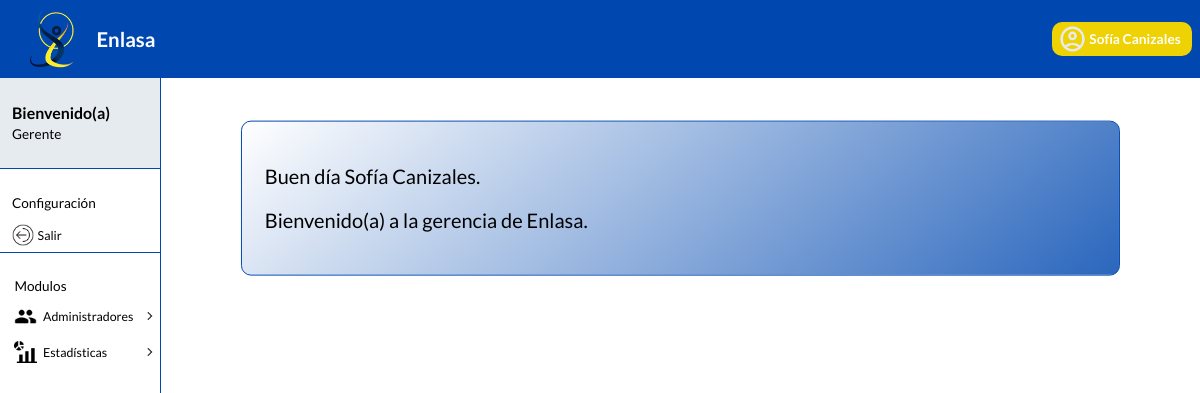
Before: /gerente/ (signed in) with the older database file.
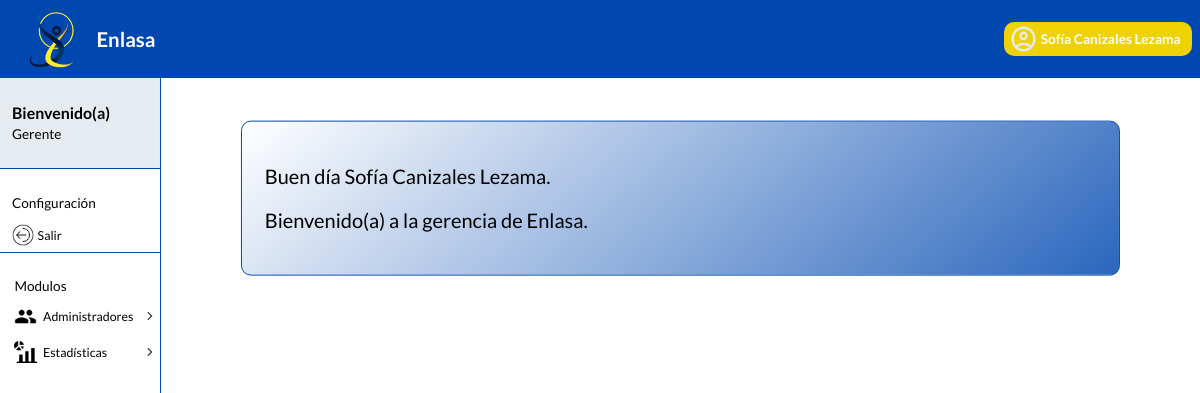
After: the same page with the newer database file.
### home/models.py (models this page shows, shortened)
class  Usuario(AbstractBaseUser, PermissionsMixin):
    ROL = [ #creación de la enumeración de tipo de rol
        ('CLIENTE', 'Cliente'),
        ('GERENTE', 'Gerente'),
        ('ADMINISTRADOR', 'Administrador')
    ]
    num_documento = models.IntegerField( primary_key = True, unique=True)
    rol = models.CharField(max_length = 14, choices = ROL)
    nombre = models.CharField(max_length = 50)
    email = models.EmailField(max_length = 50)
    password = models.CharField(max_length = 8)
    REQUIRED_FIELDS = ['rol']
    USERNAME_FIELD = 'num_documento'
    objects = UsuarioManager()

### home/views.py (the view)
# urls.py: path('gerente/', views.principalGerente, name='gerente_principal'),
@login_required
def principalGerente(request):
    return render(request, 'gerente/principal.html')

### home/templates/gerente/principal.html
{% extends 'layouts/baseGerente.html' %}
{% block content %}
<section class="bienvenida">
    <p>Buen día {{ user.nombre }}.</p>
    <p>Bienvenido(a) a la gerencia de Enlasa.</p>
</section>
{% endblock %}

### home/templates/layouts/baseGerente.html (shortened to what this page needs)
{% load static %}
<!DOCTYPE html>
<html lang="en">
<head>
    <link rel="stylesheet" href="{% static 'css/principal.css' %}">
    <link rel="stylesheet" href="{% static 'css/tables.css' %}">
    <link rel="stylesheet" href="{% static 'css/verPerfil.css' %}">
    <link rel="stylesheet" href="{% static 'css/forms.css' %}">
    <link rel="stylesheet" href="{% static 'css/estadisticas.css' %}">
</head>
<body>
    <header>
        <section>
            <figure>
                <img src="{% static 'assets/iconoLogo.png' %}" alt="logo">
            </figure>
            <h1>Enlasa</h1>
        </section>
        <button id="miBoton" class="icono1">
            <img src="{% static 'assets/icono1.png' %}"  alt="icono">
            <span><strong>{{user.nombre}}</strong></span>
        </button>
    </header>
    <div class="lyout">
        <nav id="nav" class="cerrado">
            <section class="rol">
                <h3>Bienvenido(a)</h3>
                <p>Gerente</p>
            </section>
            <section class="confi">
                <p class="p" >Configuración</p>
                <button class="icono2" id="boton-logout">
                    <figure>
                        <img src="{% static 'assets/out.png' %}"  alt="icono">
                    </figure>
                    <p>Salir</p>
                </button>
            </section>
            <ul class="list">
                <p>Modulos</p>
                <li class="list_item list_item--click">
                    <div class="list_button list_button--click">
                        <img src="{% static 'assets/people.png' %}"  class="list_img">
                        <a href="#" class="nav_link">Administradores</a>
                        <img src="{% static 'assets/arrow.png' %}"  class="list_arrow">
                    </div>
                </li>
                <li class="list_item list_item--click">
                    <div class="list_button list_button--click">
                        <img src="{% static 'assets/estadisticas.png' %}" class="list_img">
                        <a href="#" class="nav_link">Estadísticas</a>
                        <img src="{% static 'assets/arrow.png' %}"  class="list_arrow">
                    </div>
                </li>
               </ul>
        </nav>
        <main>
            {% block content %}
            {% endblock %}
        </main>
    </div>
</body>
</html>

Changed rows visible on the page:
changed Usuario: nombre "Sofía Canizales" → "Sofía Canizales Lezama"
